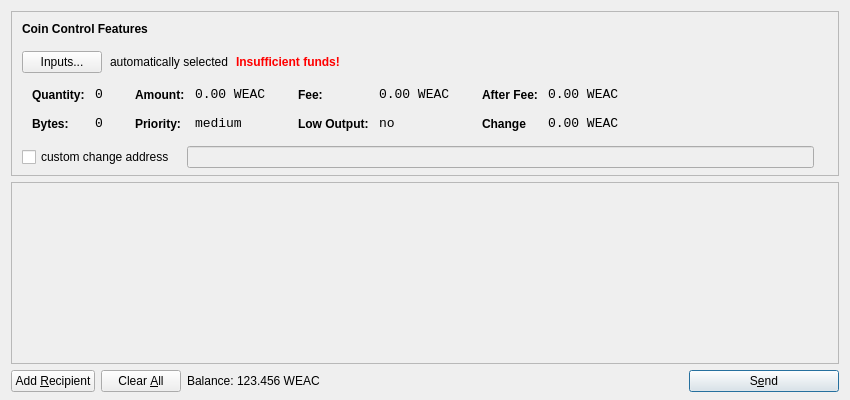
<?xml version="1.0" encoding="UTF-8"?>
<ui version="4.0">
 <class>SendCoinsDialog</class>
 <widget class="QDialog" name="SendCoinsDialog">
  <property name="geometry">
   <rect>
    <x>0</x>
    <y>0</y>
    <width>850</width>
    <height>400</height>
   </rect>
  </property>
  <property name="windowTitle">
   <string>Send Coins</string>
  </property>
  <layout class="QVBoxLayout" name="verticalLayout" stretch="0,1,0">
   <property name="bottomMargin">
    <number>8</number>
   </property>
   <item>
    <widget class="QFrame" name="frameCoinControl">
     <property name="sizePolicy">
      <sizepolicy hsizetype="Expanding" vsizetype="Expanding">
       <horstretch>0</horstretch>
       <verstretch>0</verstretch>
      </sizepolicy>
     </property>
     <property name="maximumSize">
      <size>
       <width>16777215</width>
       <height>16777215</height>
      </size>
     </property>
     <property name="frameShape">
      <enum>QFrame::StyledPanel</enum>
     </property>
     <property name="frameShadow">
      <enum>QFrame::Sunken</enum>
     </property>
     <layout class="QVBoxLayout" name="verticalLayoutCoinControl2">
      <property name="spacing">
       <number>-1</number>
      </property>
      <property name="leftMargin">
       <number>0</number>
      </property>
      <property name="topMargin">
       <number>0</number>
      </property>
      <property name="rightMargin">
       <number>0</number>
      </property>
      <property name="bottomMargin">
       <number>6</number>
      </property>
      <item>
       <layout class="QVBoxLayout" name="verticalLayoutCoinControl" stretch="0,0,0,0,1">
        <property name="spacing">
         <number>0</number>
        </property>
        <property name="leftMargin">
         <number>10</number>
        </property>
        <property name="topMargin">
         <number>10</number>
        </property>
        <item>
         <layout class="QHBoxLayout" name="horizontalLayoutCoinControl1">
          <property name="bottomMargin">
           <number>15</number>
          </property>
          <item>
           <widget class="QLabel" name="labelCoinControlFeatures">
            <property name="sizePolicy">
             <sizepolicy hsizetype="Preferred" vsizetype="Maximum">
              <horstretch>0</horstretch>
              <verstretch>0</verstretch>
             </sizepolicy>
            </property>
            <property name="font">
             <font>
              <weight>75</weight>
              <bold>true</bold>
             </font>
            </property>
            <property name="styleSheet">
             <string notr="true">font-weight:bold;</string>
            </property>
            <property name="text">
             <string>Coin Control Features</string>
            </property>
           </widget>
          </item>
         </layout>
        </item>
        <item>
         <layout class="QHBoxLayout" name="horizontalLayoutCoinControl2" stretch="0,0,0,0">
          <property name="spacing">
           <number>8</number>
          </property>
          <property name="bottomMargin">
           <number>10</number>
          </property>
          <item>
           <widget class="QPushButton" name="pushButtonCoinControl">
            <property name="styleSheet">
             <string notr="true"/>
            </property>
            <property name="text">
             <string>Inputs...</string>
            </property>
           </widget>
          </item>
          <item>
           <widget class="QLabel" name="labelCoinControlAutomaticallySelected">
            <property name="text">
             <string>automatically selected</string>
            </property>
            <property name="margin">
             <number>5</number>
            </property>
           </widget>
          </item>
          <item>
           <widget class="QLabel" name="labelCoinControlInsuffFunds">
            <property name="font">
             <font>
              <weight>75</weight>
              <bold>true</bold>
             </font>
            </property>
            <property name="styleSheet">
             <string notr="true">color:red;font-weight:bold;</string>
            </property>
            <property name="text">
             <string>Insufficient funds!</string>
            </property>
            <property name="margin">
             <number>5</number>
            </property>
           </widget>
          </item>
          <item>
           <spacer name="horizontalSpacerCoinControl">
            <property name="orientation">
             <enum>Qt::Horizontal</enum>
            </property>
            <property name="sizeHint" stdset="0">
             <size>
              <width>40</width>
              <height>1</height>
             </size>
            </property>
           </spacer>
          </item>
         </layout>
        </item>
        <item>
         <widget class="QWidget" name="widgetCoinControl" native="true">
          <property name="sizePolicy">
           <sizepolicy hsizetype="Preferred" vsizetype="Preferred">
            <horstretch>0</horstretch>
            <verstretch>0</verstretch>
           </sizepolicy>
          </property>
          <property name="minimumSize">
           <size>
            <width>0</width>
            <height>0</height>
           </size>
          </property>
          <property name="styleSheet">
           <string notr="true"/>
          </property>
          <layout class="QHBoxLayout" name="horizontalLayoutCoinControl5">
           <property name="margin">
            <number>0</number>
           </property>
           <item>
            <layout class="QHBoxLayout" name="horizontalLayoutCoinControl3" stretch="0,0,0,1">
             <property name="spacing">
              <number>20</number>
             </property>
             <property name="topMargin">
              <number>0</number>
             </property>
             <property name="bottomMargin">
              <number>10</number>
             </property>
             <item>
              <layout class="QFormLayout" name="formLayoutCoinControl1">
               <property name="horizontalSpacing">
                <number>10</number>
               </property>
               <property name="verticalSpacing">
                <number>14</number>
               </property>
               <property name="leftMargin">
                <number>10</number>
               </property>
               <property name="topMargin">
                <number>4</number>
               </property>
               <property name="rightMargin">
                <number>6</number>
               </property>
               <item row="0" column="0">
                <widget class="QLabel" name="labelCoinControlQuantityText">
                 <property name="styleSheet">
                  <string notr="true">font-weight:bold;</string>
                 </property>
                 <property name="text">
                  <string>Quantity:</string>
                 </property>
                 <property name="margin">
                  <number>0</number>
                 </property>
                </widget>
               </item>
               <item row="0" column="1">
                <widget class="QLabel" name="labelCoinControlQuantity">
                 <property name="font">
                  <font>
                   <family>Monospace</family>
                   <pointsize>10</pointsize>
                  </font>
                 </property>
                 <property name="cursor">
                  <cursorShape>IBeamCursor</cursorShape>
                 </property>
                 <property name="contextMenuPolicy">
                  <enum>Qt::ActionsContextMenu</enum>
                 </property>
                 <property name="text">
                  <string>0</string>
                 </property>
                 <property name="margin">
                  <number>0</number>
                 </property>
                 <property name="textInteractionFlags">
                  <set>Qt::LinksAccessibleByMouse|Qt::TextSelectableByKeyboard|Qt::TextSelectableByMouse</set>
                 </property>
                </widget>
               </item>
               <item row="1" column="0">
                <widget class="QLabel" name="labelCoinControlBytesText">
                 <property name="styleSheet">
                  <string notr="true">font-weight:bold;</string>
                 </property>
                 <property name="text">
                  <string>Bytes:</string>
                 </property>
                </widget>
               </item>
               <item row="1" column="1">
                <widget class="QLabel" name="labelCoinControlBytes">
                 <property name="font">
                  <font>
                   <family>Monospace</family>
                   <pointsize>10</pointsize>
                  </font>
                 </property>
                 <property name="cursor">
                  <cursorShape>IBeamCursor</cursorShape>
                 </property>
                 <property name="contextMenuPolicy">
                  <enum>Qt::ActionsContextMenu</enum>
                 </property>
                 <property name="text">
                  <string>0</string>
                 </property>
                 <property name="textInteractionFlags">
                  <set>Qt::LinksAccessibleByMouse|Qt::TextSelectableByKeyboard|Qt::TextSelectableByMouse</set>
                 </property>
                </widget>
               </item>
              </layout>
             </item>
             <item>
              <layout class="QFormLayout" name="formLayoutCoinControl2">
               <property name="horizontalSpacing">
                <number>10</number>
               </property>
               <property name="verticalSpacing">
                <number>14</number>
               </property>
               <property name="leftMargin">
                <number>6</number>
               </property>
               <property name="topMargin">
                <number>4</number>
               </property>
               <property name="rightMargin">
                <number>6</number>
               </property>
               <item row="0" column="0">
                <widget class="QLabel" name="labelCoinControlAmountText">
                 <property name="styleSheet">
                  <string notr="true">font-weight:bold;</string>
                 </property>
                 <property name="text">
                  <string>Amount:</string>
                 </property>
                 <property name="margin">
                  <number>0</number>
                 </property>
                </widget>
               </item>
               <item row="0" column="1">
                <widget class="QLabel" name="labelCoinControlAmount">
                 <property name="font">
                  <font>
                   <family>Monospace</family>
                   <pointsize>10</pointsize>
                  </font>
                 </property>
                 <property name="cursor">
                  <cursorShape>IBeamCursor</cursorShape>
                 </property>
                 <property name="contextMenuPolicy">
                  <enum>Qt::ActionsContextMenu</enum>
                 </property>
                 <property name="text">
                  <string>0.00 WEAC</string>
                 </property>
                 <property name="textInteractionFlags">
                  <set>Qt::LinksAccessibleByMouse|Qt::TextSelectableByKeyboard|Qt::TextSelectableByMouse</set>
                 </property>
                </widget>
               </item>
               <item row="1" column="0">
                <widget class="QLabel" name="labelCoinControlPriorityText">
                 <property name="styleSheet">
                  <string notr="true">font-weight:bold;</string>
                 </property>
                 <property name="text">
                  <string>Priority:</string>
                 </property>
                </widget>
               </item>
               <item row="1" column="1">
                <widget class="QLabel" name="labelCoinControlPriority">
                 <property name="font">
                  <font>
                   <family>Monospace</family>
                   <pointsize>10</pointsize>
                  </font>
                 </property>
                 <property name="cursor">
                  <cursorShape>IBeamCursor</cursorShape>
                 </property>
                 <property name="contextMenuPolicy">
                  <enum>Qt::ActionsContextMenu</enum>
                 </property>
                 <property name="text">
                  <string>medium</string>
                 </property>
                 <property name="textInteractionFlags">
                  <set>Qt::LinksAccessibleByMouse|Qt::TextSelectableByKeyboard|Qt::TextSelectableByMouse</set>
                 </property>
                </widget>
               </item>
              </layout>
             </item>
             <item>
              <layout class="QFormLayout" name="formLayoutCoinControl3">
               <property name="horizontalSpacing">
                <number>10</number>
               </property>
               <property name="verticalSpacing">
                <number>14</number>
               </property>
               <property name="leftMargin">
                <number>6</number>
               </property>
               <property name="topMargin">
                <number>4</number>
               </property>
               <property name="rightMargin">
                <number>6</number>
               </property>
               <item row="0" column="0">
                <widget class="QLabel" name="labelCoinControlFeeText">
                 <property name="styleSheet">
                  <string notr="true">font-weight:bold;</string>
                 </property>
                 <property name="text">
                  <string>Fee:</string>
                 </property>
                 <property name="margin">
                  <number>0</number>
                 </property>
                </widget>
               </item>
               <item row="0" column="1">
                <widget class="QLabel" name="labelCoinControlFee">
                 <property name="font">
                  <font>
                   <family>Monospace</family>
                   <pointsize>10</pointsize>
                  </font>
                 </property>
                 <property name="cursor">
                  <cursorShape>IBeamCursor</cursorShape>
                 </property>
                 <property name="contextMenuPolicy">
                  <enum>Qt::ActionsContextMenu</enum>
                 </property>
                 <property name="text">
                  <string>0.00 WEAC</string>
                 </property>
                 <property name="textInteractionFlags">
                  <set>Qt::LinksAccessibleByMouse|Qt::TextSelectableByKeyboard|Qt::TextSelectableByMouse</set>
                 </property>
                </widget>
               </item>
               <item row="1" column="0">
                <widget class="QLabel" name="labelCoinControlLowOutputText">
                 <property name="styleSheet">
                  <string notr="true">font-weight:bold;</string>
                 </property>
                 <property name="text">
                  <string>Low Output:</string>
                 </property>
                </widget>
               </item>
               <item row="1" column="1">
                <widget class="QLabel" name="labelCoinControlLowOutput">
                 <property name="font">
                  <font>
                   <family>Monospace</family>
                   <pointsize>10</pointsize>
                  </font>
                 </property>
                 <property name="cursor">
                  <cursorShape>IBeamCursor</cursorShape>
                 </property>
                 <property name="contextMenuPolicy">
                  <enum>Qt::ActionsContextMenu</enum>
                 </property>
                 <property name="text">
                  <string>no</string>
                 </property>
                 <property name="textInteractionFlags">
                  <set>Qt::LinksAccessibleByMouse|Qt::TextSelectableByKeyboard|Qt::TextSelectableByMouse</set>
                 </property>
                </widget>
               </item>
              </layout>
             </item>
             <item>
              <layout class="QFormLayout" name="formLayoutCoinControl4">
               <property name="horizontalSpacing">
                <number>10</number>
               </property>
               <property name="verticalSpacing">
                <number>14</number>
               </property>
               <property name="leftMargin">
                <number>6</number>
               </property>
               <property name="topMargin">
                <number>4</number>
               </property>
               <property name="rightMargin">
                <number>6</number>
               </property>
               <item row="0" column="0">
                <widget class="QLabel" name="labelCoinControlAfterFeeText">
                 <property name="styleSheet">
                  <string notr="true">font-weight:bold;</string>
                 </property>
                 <property name="text">
                  <string>After Fee:</string>
                 </property>
                 <property name="margin">
                  <number>0</number>
                 </property>
                </widget>
               </item>
               <item row="0" column="1">
                <widget class="QLabel" name="labelCoinControlAfterFee">
                 <property name="font">
                  <font>
                   <family>Monospace</family>
                   <pointsize>10</pointsize>
                  </font>
                 </property>
                 <property name="cursor">
                  <cursorShape>IBeamCursor</cursorShape>
                 </property>
                 <property name="contextMenuPolicy">
                  <enum>Qt::ActionsContextMenu</enum>
                 </property>
                 <property name="text">
                  <string>0.00 WEAC</string>
                 </property>
                 <property name="textInteractionFlags">
                  <set>Qt::LinksAccessibleByMouse|Qt::TextSelectableByKeyboard|Qt::TextSelectableByMouse</set>
                 </property>
                </widget>
               </item>
               <item row="1" column="0">
                <widget class="QLabel" name="labelCoinControlChangeText">
                 <property name="styleSheet">
                  <string notr="true">font-weight:bold;</string>
                 </property>
                 <property name="text">
                  <string>Change</string>
                 </property>
                </widget>
               </item>
               <item row="1" column="1">
                <widget class="QLabel" name="labelCoinControlChange">
                 <property name="font">
                  <font>
                   <family>Monospace</family>
                   <pointsize>10</pointsize>
                  </font>
                 </property>
                 <property name="cursor">
                  <cursorShape>IBeamCursor</cursorShape>
                 </property>
                 <property name="contextMenuPolicy">
                  <enum>Qt::ActionsContextMenu</enum>
                 </property>
                 <property name="text">
                  <string>0.00 WEAC</string>
                 </property>
                 <property name="textInteractionFlags">
                  <set>Qt::LinksAccessibleByMouse|Qt::TextSelectableByKeyboard|Qt::TextSelectableByMouse</set>
                 </property>
                </widget>
               </item>
              </layout>
             </item>
            </layout>
           </item>
          </layout>
         </widget>
        </item>
        <item>
         <layout class="QHBoxLayout" name="horizontalLayoutCoinControl4" stretch="0,0,0">
          <property name="spacing">
           <number>12</number>
          </property>
          <property name="sizeConstraint">
           <enum>QLayout::SetDefaultConstraint</enum>
          </property>
          <property name="topMargin">
           <number>5</number>
          </property>
          <property name="rightMargin">
           <number>5</number>
          </property>
          <item>
           <widget class="QCheckBox" name="checkBoxCoinControlChange">
            <property name="text">
             <string>custom change address</string>
            </property>
           </widget>
          </item>
          <item>
           <widget class="QLineEdit" name="lineEditCoinControlChange">
            <property name="enabled">
             <bool>false</bool>
            </property>
            <property name="sizePolicy">
             <sizepolicy hsizetype="Expanding" vsizetype="Fixed">
              <horstretch>0</horstretch>
              <verstretch>0</verstretch>
             </sizepolicy>
            </property>
           </widget>
          </item>
          <item>
           <widget class="QLabel" name="labelCoinControlChangeLabel">
            <property name="sizePolicy">
             <sizepolicy hsizetype="Preferred" vsizetype="Expanding">
              <horstretch>0</horstretch>
              <verstretch>0</verstretch>
             </sizepolicy>
            </property>
            <property name="minimumSize">
             <size>
              <width>0</width>
              <height>0</height>
             </size>
            </property>
            <property name="text">
             <string/>
            </property>
            <property name="margin">
             <number>3</number>
            </property>
           </widget>
          </item>
         </layout>
        </item>
        <item>
         <spacer name="verticalSpacerCoinControl">
          <property name="orientation">
           <enum>Qt::Vertical</enum>
          </property>
          <property name="sizeHint" stdset="0">
           <size>
            <width>800</width>
            <height>1</height>
           </size>
          </property>
         </spacer>
        </item>
       </layout>
      </item>
     </layout>
    </widget>
   </item>
   <item>
    <widget class="QScrollArea" name="scrollArea">
     <property name="widgetResizable">
      <bool>true</bool>
     </property>
     <widget class="QWidget" name="scrollAreaWidgetContents">
      <property name="geometry">
       <rect>
        <x>0</x>
        <y>0</y>
        <width>830</width>
        <height>165</height>
       </rect>
      </property>
      <layout class="QVBoxLayout" name="verticalLayout_2">
       <property name="margin">
        <number>0</number>
       </property>
       <item>
        <layout class="QVBoxLayout" name="entries">
         <property name="spacing">
          <number>6</number>
         </property>
        </layout>
       </item>
       <item>
        <spacer name="verticalSpacer">
         <property name="orientation">
          <enum>Qt::Vertical</enum>
         </property>
         <property name="sizeHint" stdset="0">
          <size>
           <width>20</width>
           <height>40</height>
          </size>
         </property>
        </spacer>
       </item>
      </layout>
     </widget>
    </widget>
   </item>
   <item>
    <layout class="QHBoxLayout" name="horizontalLayout">
     <item>
      <widget class="QPushButton" name="addButton">
       <property name="toolTip">
        <string>Send to multiple recipients at once</string>
       </property>
       <property name="text">
        <string>Add &amp;Recipient</string>
       </property>
       <property name="icon">
        <iconset resource="../bitcoin.qrc">
         <normaloff>:/icons/add</normaloff>:/icons/add</iconset>
       </property>
       <property name="autoDefault">
        <bool>false</bool>
       </property>
      </widget>
     </item>
     <item>
      <widget class="QPushButton" name="clearButton">
       <property name="sizePolicy">
        <sizepolicy hsizetype="Minimum" vsizetype="Fixed">
         <horstretch>0</horstretch>
         <verstretch>0</verstretch>
        </sizepolicy>
       </property>
       <property name="toolTip">
        <string>Remove all transaction fields</string>
       </property>
       <property name="text">
        <string>Clear &amp;All</string>
       </property>
       <property name="icon">
        <iconset resource="../bitcoin.qrc">
         <normaloff>:/icons/remove</normaloff>:/icons/remove</iconset>
       </property>
       <property name="autoRepeatDelay">
        <number>300</number>
       </property>
       <property name="autoDefault">
        <bool>false</bool>
       </property>
      </widget>
     </item>
     <item>
      <layout class="QHBoxLayout" name="horizontalLayout_2">
       <property name="spacing">
        <number>3</number>
       </property>
       <item>
        <widget class="QLabel" name="label">
         <property name="sizePolicy">
          <sizepolicy hsizetype="Preferred" vsizetype="Fixed">
           <horstretch>0</horstretch>
           <verstretch>0</verstretch>
          </sizepolicy>
         </property>
         <property name="text">
          <string>Balance:</string>
         </property>
        </widget>
       </item>
       <item>
        <widget class="QLabel" name="labelBalance">
         <property name="sizePolicy">
          <sizepolicy hsizetype="Preferred" vsizetype="Fixed">
           <horstretch>0</horstretch>
           <verstretch>0</verstretch>
          </sizepolicy>
         </property>
         <property name="cursor">
          <cursorShape>IBeamCursor</cursorShape>
         </property>
         <property name="text">
          <string>123.456 WEAC</string>
         </property>
         <property name="textInteractionFlags">
          <set>Qt::LinksAccessibleByMouse|Qt::TextSelectableByKeyboard|Qt::TextSelectableByMouse</set>
         </property>
        </widget>
       </item>
      </layout>
     </item>
     <item>
      <spacer name="horizontalSpacer">
       <property name="orientation">
        <enum>Qt::Horizontal</enum>
       </property>
       <property name="sizeHint" stdset="0">
        <size>
         <width>40</width>
         <height>20</height>
        </size>
       </property>
      </spacer>
     </item>
     <item>
      <widget class="QPushButton" name="sendButton">
       <property name="minimumSize">
        <size>
         <width>150</width>
         <height>0</height>
        </size>
       </property>
       <property name="toolTip">
        <string>Confirm the send action</string>
       </property>
       <property name="text">
        <string>S&amp;end</string>
       </property>
       <property name="icon">
        <iconset resource="../bitcoin.qrc">
         <normaloff>:/icons/send</normaloff>:/icons/send</iconset>
       </property>
       <property name="default">
        <bool>true</bool>
       </property>
      </widget>
     </item>
    </layout>
   </item>
  </layout>
 </widget>
 <resources>
  <include location="../bitcoin.qrc"/>
 </resources>
 <connections/>
</ui>
